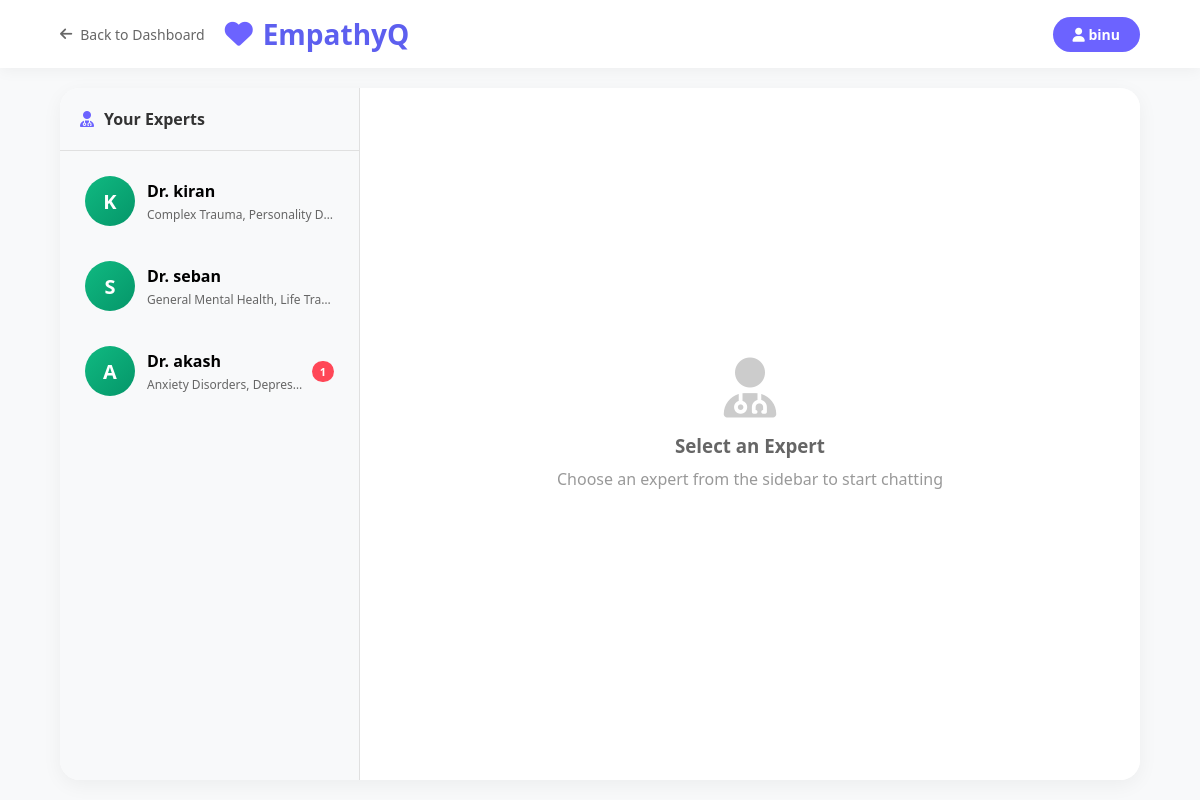
The page /user/expert-chat/ (signed in) on the database its author committed.
### accounts/models.py (models this page shows, shortened)
class User(AbstractUser):
    USER = 'user'
    EXPERT = 'expert'
    ADMIN = 'admin'
    ROLE_CHOICES = [
        (USER, 'User'),
        (EXPERT, 'Expert'),
        (ADMIN, 'Admin'),
    ]
    role = models.CharField(
        max_length=10,
        choices=ROLE_CHOICES,
        default=USER
    )
    is_blocked = models.BooleanField(default=False, help_text="Designates whether the user is blocked by admin")
    blocked_reason = models.TextField(blank=True, null=True, help_text="Reason for blocking the user")
    blocked_at = models.DateTimeField(null=True, blank=True)
    blocked_by = models.ForeignKey('self', on_delete=models.SET_NULL, null=True, blank=True, related_name='blocked_users')

### user/models.py (models this page shows, shortened)
class Therapist(models.Model):
    name = models.CharField(max_length=200)
    email = models.EmailField()
    phone = models.CharField(max_length=20, blank=True)
    specialization = models.CharField(max_length=200)
    bio = models.TextField()
    profile_image = models.ImageField(upload_to='therapists/', blank=True, null=True)
    categories = models.ManyToManyField(SessionCategory, related_name='therapists')
    is_available = models.BooleanField(default=True)
    rating = models.FloatField(default=0.0)
    total_sessions = models.IntegerField(default=0)
    created_at = models.DateTimeField(auto_now_add=True)

### expert/models.py (models this page shows, shortened)
class ExpertProfileSettings(models.Model):
    therapist = models.OneToOneField(
        Therapist,
        on_delete=models.CASCADE,
        related_name='profile_settings'
    )
    profile_photo = models.ImageField(upload_to='expert/profile_photos/%Y/%m/', null=True, blank=True)
    cover_photo = models.ImageField(upload_to='expert/cover_photos/%Y/%m/', null=True, blank=True)
    professional_title = models.CharField(max_length=200, blank=True, help_text="e.g., Clinical Psychologist, Licensed Therapist")
    consultation_fee = models.DecimalField(max_digits=10, decimal_places=2, default=50.00)
    session_duration = models.IntegerField(default=60, help_text="Session duration in minutes")
    video_enabled = models.BooleanField(default=True)
    chat_enabled = models.BooleanField(default=True)
    phone_enabled = models.BooleanField(default=False)
    instant_booking = models.BooleanField(default=False)
    advance_booking_days = models.IntegerField(default=30)
    cancellation_policy = models.TextField(default="24 hours notice required for cancellation")
    about_me = models.TextField(blank=True)
    languages = models.CharField(max_length=500, blank=True, help_text="Comma separated languages (e.g., English, Spanish, French)")
    qualifications = models.TextField(blank=True, help_text="Enter each qualification on a new line")
    experience_years = models.IntegerField(default=0)
    specializations = models.TextField(blank=True, help_text="Comma separated specializations")
    expertise_areas = models.TextField(blank=True, help_text="Comma separated areas of expertise")
    phone_numbers = models.JSONField(default=list, blank=True, help_text="List of phone numbers with type")
    is_profile_public = models.BooleanField(default=True)
    show_email = models.BooleanField(default=False)
    show_phone = models.BooleanField(default=True)
    created_at = models.DateTimeField(auto_now_add=True)
    updated_at = models.DateTimeField(auto_now=True)
    class Meta:
        verbose_name_plural = "Expert Profile Settings"

### user/views.py (the view, shortened to what this page needs)
@login_required
def expert_chat(request, expert_id=None):
    booked_expert_ids = SessionBooking.objects.filter(
        user=request.user,
        status__in=['confirmed', 'completed']
    ).values_list('therapist_id', flat=True).distinct()
    booked_experts = Therapist.objects.filter(id__in=booked_expert_ids)
    experts_list = []
    for expert in booked_experts:
        expert_user = User.objects.filter(
            Q(username=expert.name) |
            Q(first_name__icontains=expert.name.split()[0] if ' ' in expert.name else expert.name) |
            Q(email=expert.email)
        ).first()
        unread_count = 0
        if expert_user:
            unread_count = ExpertChatMessage.objects.filter(
                sender=expert_user,
                recipient=request.user,
                is_read=False
            ).count()
        specialization = ""
        if hasattr(expert, 'profile_settings') and expert.profile_settings:
            if hasattr(expert.profile_settings, 'specializations'):
                specialization = expert.profile_settings.specializations or ""
            elif hasattr(expert.profile_settings, 'get_specializations_list'):
                spec_list = expert.profile_settings.get_specializations_list()
                if spec_list:
                    specialization = ", ".join(spec_list)
        experts_list.append({
            'id': expert.id,
            'name': expert.name,
            'specialization': specialization,
            'unread_count': unread_count
        })
    selected_expert = None
    messages_list = []
    has_booking = False
    context = {
        'experts': experts_list,
        'selected_expert': selected_expert,
        'messages': messages_list,
        'has_booking': has_booking,
    }
    return render(request, 'user/expert_chat.html', context)

### user/templates/user/expert_chat.html (shortened to what this page needs)
<!DOCTYPE html>
<html lang="en">
<head>
    <link rel="stylesheet" href="https://cdnjs.cloudflare.com/ajax/libs/font-awesome/6.4.0/css/all.min.css">
</head>
<body>
    <nav class="navbar">
        <div class="nav-container">
            <div style="display: flex; align-items: center; gap: 20px;">
                <a href="{% url 'accounts:user_dashboard' %}" class="back-link">
                    <i class="fas fa-arrow-left"></i> Back to Dashboard
                </a>
                <a href="{% url 'accounts:index' %}" class="logo">
                    <i class="fas fa-heart"></i> EmpathyQ
                </a>
            </div>
            <span class="user-badge">
                <i class="fas fa-user"></i> {{ request.user.username }}
            </span>
        </div>
    </nav>
    <div class="chat-container">
        <div class="experts-sidebar">
            <div class="sidebar-header">
                <h3>
                    <i class="fas fa-user-md"></i>
                    Your Experts
                </h3>
            </div>
            <div class="experts-list" id="expertsList">
                {% if experts %}
                    {% for expert in experts %}
                    <a href="{% url 'user:expert_chat_with_expert' expert.id %}"
                       class="expert-item {% if selected_expert and selected_expert.id == expert.id %}active{% endif %}"
                       data-expert-id="{{ expert.id }}">
                        <div class="expert-avatar">
                            {{ expert.name|first|upper }}
                        </div>
                        <div class="expert-info">
                            <div class="expert-name">Dr. {{ expert.name }}</div>
                            <div class="expert-specialty">{{ expert.specialization|default:"Therapist" }}</div>
                        </div>
                        {% if expert.unread_count %}
                        <span class="unread-badge">{{ expert.unread_count }}</span>
                        {% endif %}
                    </a>
                    {% endfor %}
                {% endif %}
            </div>
        </div>
        <div class="chat-area">
            {% if selected_expert %}
            <div class="chat-header">
                <div class="selected-expert-info">
                    <div class="selected-expert-avatar">
                        {{ selected_expert.name|first|upper }}
                    </div>
                    <div class="selected-expert-details">
                        <h4>Dr. {{ selected_expert.name }}</h4>
                        <p>
                            <i class="fas fa-star" style="color: #fbbf24;"></i>
                            {{ selected_expert.specialization|default:"Therapist" }}
                        </p>
                    </div>
                </div>
                {% if has_booking %}
                <span class="booking-badge">
                    <i class="fas fa-check-circle"></i> Session Booked
                </span>
                {% endif %}
            </div>
            <div class="chat-messages" id="chatMessages">
                {% if messages %}
                    {% for msg in messages %}
                    <div class="message {% if msg.sender == request.user %}sent{% else %}received{% endif %}">
                        <div class="message-content">
                            <div class="message-bubble">
                                {{ msg.message }}
                            </div>
                            <div class="message-meta">
                                <span class="message-time">{{ msg.timestamp|time:"g:i A" }}</span>
                                {% if msg.sender == request.user %}
                                <span class="message-status">
                                    {% if msg.is_read %}
                                    <i class="fas fa-check-double"></i>
                                    {% else %}
                                    <i class="fas fa-check"></i>
                                    {% endif %}
                                </span>
                                {% endif %}
                            </div>
                        </div>
                    </div>
                    {% endfor %}
                {% else %}
                <div class="empty-state">
                    <i class="fas fa-comments"></i>
                    <h3>No messages yet</h3>
                    <p>Start a conversation with Dr. {{ selected_expert.name }}</p>
                </div>
                {% endif %}
            </div>
            <div class="chat-input-container">
                <input type="text"
                       id="messageInput"
                       class="chat-input"
                       placeholder="Type your message..."
                       autocomplete="off"
                       {% if not has_booking %}disabled title="Book a session to start chatting"{% endif %}>
                <button class="btn btn-primary"
                        onclick="sendMessage()"
                        id="sendBtn"
                        {% if not has_booking %}disabled{% endif %}>
                    <i class="fas fa-paper-plane"></i> Send
                </button>
            </div>
            {% else %}
            <div class="empty-state">
                <i class="fas fa-user-md"></i>
                <h3>Select an Expert</h3>
                <p>Choose an expert from the sidebar to start chatting</p>
            </div>
            {% endif %}
        </div>
    </div>
</body>
</html>

### user/templates/user/expert_chat.html (style rules this page uses)
* { margin: 0; padding: 0; box-sizing: border-box; font-family: 'Segoe UI', Tahoma, Geneva, Verdana, sans-serif; }
body { background-color: #f8f9fa; height: 100vh; display: flex; flex-direction: column; }
.navbar { background-color: #ffffff; box-shadow: 0 2px 15px rgba(0, 0, 0, 0.05); padding: 15px 0; flex-shrink: 0; }
.nav-container { width: 90%; max-width: 1200px; margin: 0 auto; display: flex; justify-content: space-between; align-items: center; }
.logo { font-size: 28px; font-weight: 700; color: #5d5fef; text-decoration: none; display: flex; align-items: center; }
.logo i { margin-right: 10px; color: #6c63ff; }
.back-link { color: #666; text-decoration: none; display: flex; align-items: center; gap: 8px; font-size: 14px; }
.user-badge { background-color: #6c63ff; color: white; padding: 8px 20px; border-radius: 30px; font-weight: 600; font-size: 14px; }
.chat-container { flex: 1; display: flex; max-width: 1200px; width: 90%; margin: 20px auto; background: white; border-radius: 20px; box-shadow: 0 5px 20px rgba(0, 0, 0, 0.05); overflow: hidden; }
.experts-sidebar { width: 300px; background: #f8f9fa; border-right: 1px solid #e0e0e0; display: flex; flex-direction: column; }
.sidebar-header { padding: 20px; border-bottom: 1px solid #e0e0e0; }
.sidebar-header h3 { font-size: 16px; color: #333; display: flex; align-items: center; gap: 10px; }
.sidebar-header h3 i { color: #6c63ff; }
.experts-list { flex: 1; overflow-y: auto; padding: 10px; }
.expert-item { display: flex; align-items: center; padding: 15px; border-radius: 12px; cursor: pointer; transition: all 0.3s; margin-bottom: 5px; text-decoration: none; color: inherit; position: relative; }
.expert-avatar { width: 50px; height: 50px; background: linear-gradient(135deg, #10b981, #059669); border-radius: 50%; display: flex; align-items: center; justify-content: center; color: white; font-weight: 600; font-size: 20px; margin-right: 12px; flex-shrink: 0; }
.expert-info { flex: 1; min-width: 0; }
.expert-name { font-weight: 600; margin-bottom: 4px; white-space: nowrap; overflow: hidden; text-overflow: ellipsis; }
.expert-specialty { font-size: 12px; color: #666; white-space: nowrap; overflow: hidden; text-overflow: ellipsis; }
.unread-badge { background: #ff4757; color: white; font-size: 11px; font-weight: 600; padding: 3px 8px; border-radius: 20px; margin-left: 8px; }
.chat-area { flex: 1; display: flex; flex-direction: column; background: white; }
.empty-state { text-align: center; padding: 60px 20px; color: #999; display: flex; flex-direction: column; align-items: center; justify-content: center; height: 100%; }
.empty-state i { font-size: 60px; color: #ccc; margin-bottom: 15px; }
.empty-state h3 { margin-bottom: 10px; color: #666; }
.empty-state p { color: #999; margin-bottom: 20px; }

### rows shown on the page
User: user.username "binu"
Therapist: name|first "K", name "kiran"
ExpertProfileSettings: specialization "Complex Trauma, Personality D…"
Therapist: name|first "S", name "seban"
ExpertProfileSettings: specialization "General Mental Health, Life Tra…"
Therapist: name|first "A", name "akash"
ExpertProfileSettings: specialization "Anxiety Disorders, Depres…"

### other values the page prints
{{ expert.unread_count }} "1"
